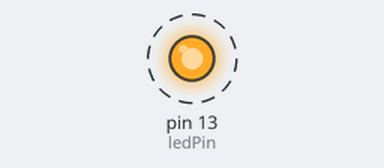
Bench run of a sketch on a simulated Arduino Uno, built with avr-gcc and run on an emulated ATmega328P. Shown: output pins drawn as LEDs (lit = HIGH). Dashed ring = blinking.

Above: at 0.5 s.
Timing chart, 0 to 4.6 s (numbered marks = the images above):
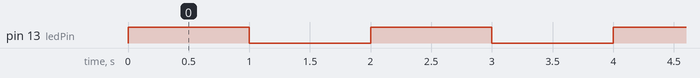

The sketch:

led_blinking.ino
```cpp
// Use Arduino's built-in LED pin
const int ledPin = LED_BUILTIN;

// LED ON/OFF duration in milliseconds
const int blinkDelay = 1000;

void setup() {
  // Configure the LED pin as an output
  pinMode(ledPin, OUTPUT);
}

void loop() {
  // Turn the LED ON
  digitalWrite(ledPin, HIGH);

  // Keep the LED ON for approximately 1 second
  delay(blinkDelay);

  // Turn the LED OFF
  digitalWrite(ledPin, LOW);

  // Keep the LED OFF for approximately 1 second
  delay(blinkDelay);
}
```

Measured:
- by itself, pin 13 (ledPin): alternates HIGH for 1.0 s and LOW for 1.0 s
